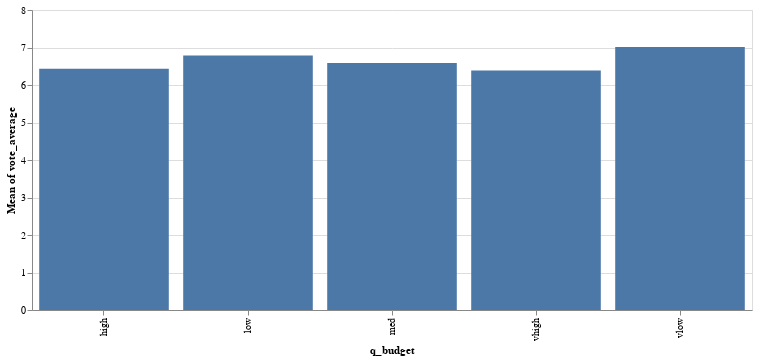

This figure's notebook cell:
### Code cell
alt.Chart(budget_ratings, width=720).mark_bar().encode(
    x='q_budget:N',
    y='mean(vote_average)'
)

### Figure 1 — Vega-Lite specification as saved in the notebook (floating-point values rounded to 4 significant figures; data arrays with more than 128 entries replaced by an {"elided": "..."} marker saying what was removed)
{"config": {"view": {"continuousWidth": 400, "continuousHeight": 300}}, "data": {"name": "data-ec218df5df9f472f981faf74571b0fc9"}, "mark": "bar", "encoding": {"x": {"type": "nominal", "field": "q_budget"}, "y": {"type": "quantitative", "aggregate": "mean", "field": "vote_average"}}, "width": 720, "$schema": "https://vega.github.io/schema/vega-lite/v4.0.2.json", "datasets": {"data-ec218df5df9f472f981faf74571b0fc9": {"elided": "1367 records"}}}
